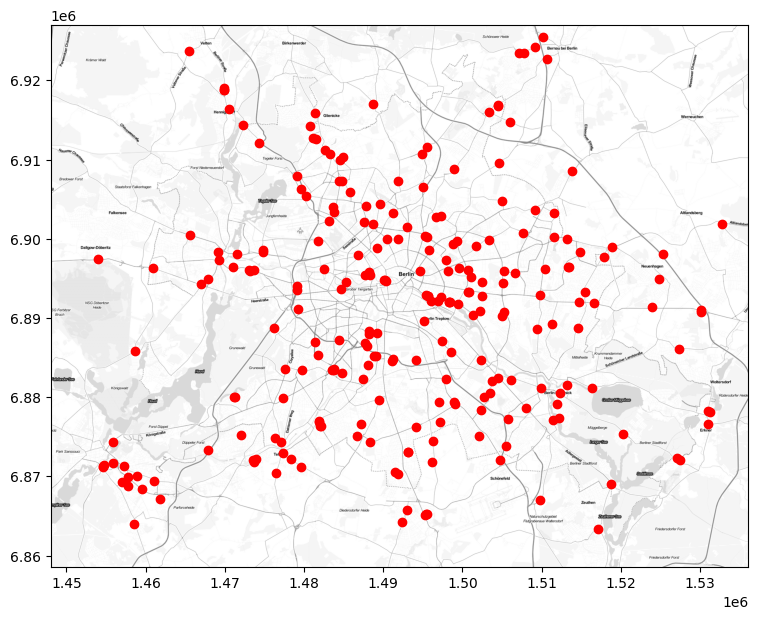

Reproduce this figure in Python.
#!/usr/bin/env python3

import os
import numpy as np
import pandas as pd
import geopandas as gpd
import matplotlib.pyplot as plt
# import rtree

path = "assignment_data/"

print("Loading store locations")
stores = pd.read_csv(path + "stores.csv")
stores["geometry"] = gpd.GeoSeries.from_wkt(stores.wkt)
gstores = gpd.GeoDataFrame(stores)
gstore_centroids = gstores.copy()
gstore_centroids.geometry = gstores["geometry"].centroid
gstores.crs = "EPSG:4326"
gstore_centroids.crs = "EPSG:4326"

import contextily as cx
west, south, east, north = (
    13.05,
    52.35,
    13.79,
    52.65
    )

img, ext = cx.bounds2img(west,
                         south,
                         east,
                         north,
                         ll=True,
                         source=cx.providers.Stamen.TonerLite,
                         zoom = 12
                        )

f, ax = plt.subplots(1, figsize=(9, 9))
ax.imshow(img, extent=ext)
gstores.to_crs(epsg=3857).plot(ax = ax, color = "red", zorder = 3)
gstore_centroids.to_crs(epsg=3857).plot(ax = ax, color = "red", zorder = 2)

plt.savefig("stores.png")

